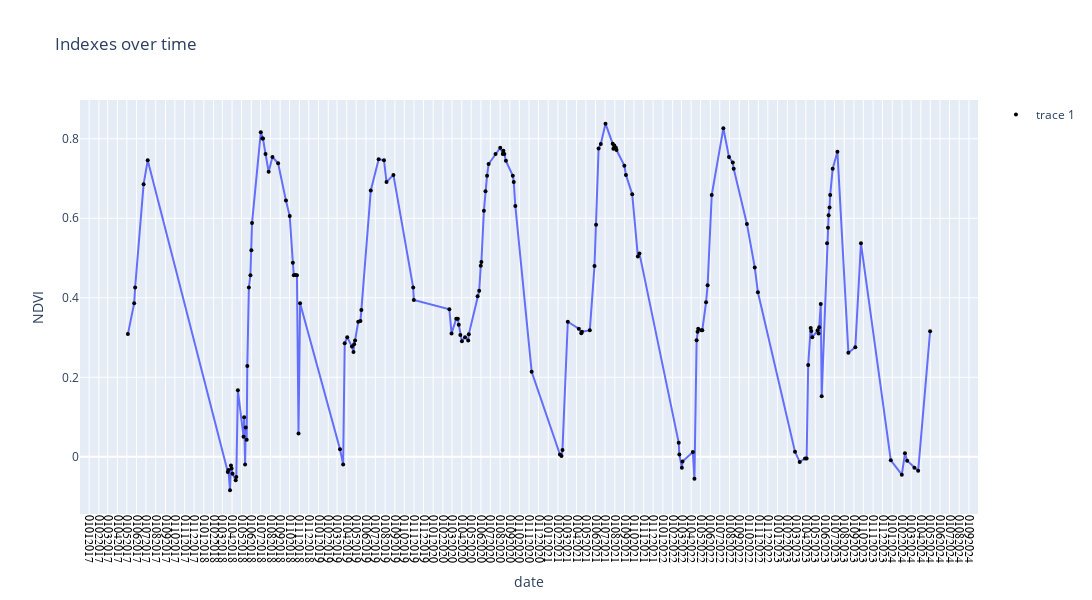

Notebook code cell kept with this figure:
### Code cell
fig = px.line(s2_time_series_df, x="date", y=s2_time_series_df['NDVI'],
              hover_data={"date": "|%d%m%Y"},
              title='Indexes over time')

# Ajouter des points à chaque échantillon
fig.add_scatter(x=s2_time_series_df['date'], y=s2_time_series_df['NDVI'], mode='markers', 
                marker=dict(size=4, color='black'))

fig.update_xaxes(tickangle=90, dtick="M1", tickformat="%d%m%Y", tickfont=dict(family='Rockwell', color='black', size=12))
fig.update_layout(
    autosize=False,
    width=1200,
    height=600,
)
fig.show()

### Figure 1 — Plotly figure (JSON) as saved in the notebook; plotly's stock layout.template omitted (floating-point values rounded to 4 significant figures; data arrays with more than 128 entries replaced by an {"elided": "..."} marker saying what was removed)
{"data": [{"hovertemplate": "date=%{x|%d%m%Y}<br>NDVI=%{y}<extra></extra>", "legendgroup": "", "line": {"color": "#636efa", "dash": "solid"}, "marker": {"symbol": "circle"}, "mode": "lines", "name": "", "orientation": "v", "showlegend": false, "type": "scatter", "x": {"elided": "159 str values"}, "xaxis": "x", "y": {"elided": "159 float values"}, "yaxis": "y"}, {"marker": {"color": "black", "size": 4}, "mode": "markers", "type": "scatter", "x": {"elided": "159 str values"}, "y": {"elided": "159 float values"}}], "layout": {"autosize": false, "height": 600, "legend": {"tracegroupgap": 0}, "title": {"text": "Indexes over time"}, "width": 1200, "xaxis": {"anchor": "y", "domain": [0, 1], "dtick": "M1", "tickangle": 90, "tickfont": {"color": "black", "family": "Rockwell", "size": 12}, "tickformat": "%d%m%Y", "title": {"text": "date"}}, "yaxis": {"anchor": "x", "domain": [0, 1], "title": {"text": "NDVI"}}}}
